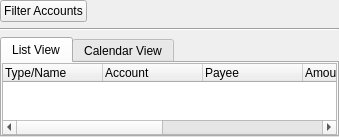
<?xml version="1.0" encoding="UTF-8"?>
<ui version="4.0">
 <class>KScheduledViewDecl</class>
 <widget class="QWidget" name="KScheduledViewDecl">
  <property name="geometry">
   <rect>
    <x>0</x>
    <y>0</y>
    <width>339</width>
    <height>134</height>
   </rect>
  </property>
  <layout class="QVBoxLayout">
   <property name="leftMargin">
    <number>0</number>
   </property>
   <property name="topMargin">
    <number>0</number>
   </property>
   <property name="rightMargin">
    <number>0</number>
   </property>
   <property name="bottomMargin">
    <number>0</number>
   </property>
   <item>
    <layout class="QHBoxLayout" name="m_filterBox">
     <item>
      <widget class="KPushButton" name="m_accountsCombo">
       <property name="text">
        <string>Filter Accounts</string>
       </property>
      </widget>
     </item>
     <item>
      <spacer name="spacer2">
       <property name="orientation">
        <enum>Qt::Horizontal</enum>
       </property>
       <property name="sizeType">
        <enum>QSizePolicy::Expanding</enum>
       </property>
       <property name="sizeHint" stdset="0">
        <size>
         <width>80</width>
         <height>20</height>
        </size>
       </property>
      </spacer>
     </item>
    </layout>
   </item>
   <item>
    <widget class="Line" name="line1">
     <property name="frameShape">
      <enum>QFrame::HLine</enum>
     </property>
     <property name="frameShadow">
      <enum>QFrame::Sunken</enum>
     </property>
    </widget>
   </item>
   <item>
    <widget class="KTabWidget" name="m_tabWidget">
     <widget class="QWidget" name="m_listTab">
      <attribute name="title">
       <string>List View</string>
      </attribute>
      <layout class="QVBoxLayout" name="m_listTabLayout">
       <property name="leftMargin">
        <number>0</number>
       </property>
       <property name="topMargin">
        <number>0</number>
       </property>
       <property name="rightMargin">
        <number>0</number>
       </property>
       <property name="bottomMargin">
        <number>0</number>
       </property>
       <item>
        <widget class="QTreeWidget" name="m_scheduleTree">
         <property name="alternatingRowColors">
          <bool>true</bool>
         </property>
         <property name="rootIsDecorated">
          <bool>true</bool>
         </property>
         <property name="allColumnsShowFocus">
          <bool>true</bool>
         </property>
         <column>
          <property name="text">
           <string>Type/Name</string>
          </property>
         </column>
         <column>
          <property name="text">
           <string>Account</string>
          </property>
         </column>
         <column>
          <property name="text">
           <string>Payee</string>
          </property>
         </column>
         <column>
          <property name="text">
           <string>Amount</string>
          </property>
         </column>
         <column>
          <property name="text">
           <string>Next Due Date</string>
          </property>
         </column>
         <column>
          <property name="text">
           <string>Frequency</string>
          </property>
         </column>
         <column>
          <property name="text">
           <string>Payment Method</string>
          </property>
         </column>
        </widget>
       </item>
      </layout>
     </widget>
     <widget class="QWidget" name="m_calendarTab">
      <attribute name="title">
       <string>Calendar View</string>
      </attribute>
      <layout class="QVBoxLayout">
       <item>
        <widget class="kMyMoneyScheduledCalendar" name="m_calendar" native="true"/>
       </item>
      </layout>
     </widget>
    </widget>
   </item>
   <item>
    <layout class="QHBoxLayout" name="m_buttonBox"/>
   </item>
  </layout>
 </widget>
 <layoutdefault spacing="6" margin="11"/>
 <customwidgets>
  <customwidget>
   <class>KPushButton</class>
   <extends>QPushButton</extends>
   <header>kpushbutton.h</header>
  </customwidget>
  <customwidget>
   <class>KTabWidget</class>
   <extends>QTabWidget</extends>
   <header>ktabwidget.h</header>
   <container>1</container>
  </customwidget>
  <customwidget>
   <class>kMyMoneyScheduledCalendar</class>
   <extends>QWidget</extends>
   <header>../widgets/kmymoneyscheduledcalendar.h</header>
  </customwidget>
 </customwidgets>
 <resources/>
 <connections/>
</ui>
